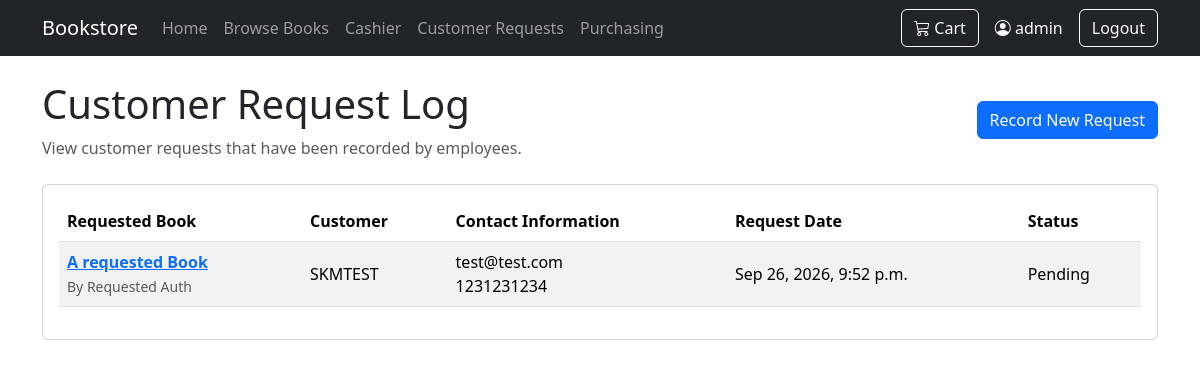
The app's page /orders/customer-requests/ (signed in), older data.
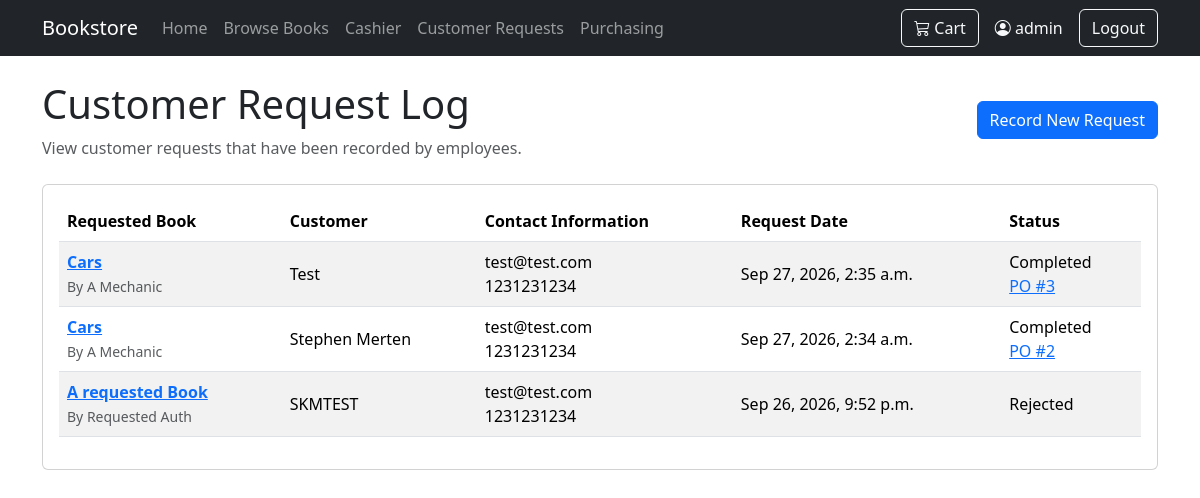
The same page, newer data.
### orders/models.py (models this page shows, shortened)
class CustomerRequest(models.Model):
    class Status(models.TextChoices):
        PENDING = "Pending", "Pending"
        APPROVED = "Approved", "Approved"
        REJECTED = "Rejected", "Rejected"
        CANCELLED = "Cancelled", "Cancelled"
        COMPLETED = "Completed", "Completed"
    customer = models.ForeignKey(Customer, on_delete=models.CASCADE)
    book = models.ForeignKey(Book, on_delete=models.SET_NULL, null=True, blank=True)
    purchase_order = models.OneToOneField(
        SupplierOrder,
        on_delete=models.PROTECT,
        related_name="customer_request",
        null=True,
        blank=True,
    )
    requested_title = models.CharField(max_length=200)
    requested_author = models.CharField(max_length=200, blank=True)
    request_date = models.DateTimeField(auto_now_add=True)
    status = models.CharField(
        max_length=20,
        choices=Status.choices,
        default=Status.PENDING,
    )

### sales/models.py (models this page shows, shortened)
class Customer(models.Model):
    full_name = models.CharField(max_length=200)
    email = models.EmailField(blank=True)
    phone = models.CharField(max_length=30, blank=True)

### orders/views.py (the view)
@login_required
def customer_request_log(request):
    customer_requests = CustomerRequest.objects.select_related(
        "customer", "book", "purchase_order"
    ).order_by("-request_date")
    return render(
        request,
        "orders/customer_request_log.html",
        {"customer_requests": customer_requests},
    )

### cart/context_processors.py (called while the page is built)
def cart_count(request):
    cart = request.session.get("cart", {})
    count = sum(
        int(quantity)
        for quantity in cart.values()
    )
    return {
        "cart_count": count
    }

### orders/templates/orders/customer_request_log.html (shortened to what this page needs)
{% extends "base.html" %}
{% block content %}
<div class="d-flex justify-content-between align-items-center mb-4">
    <div>
        <h1>Customer Request Log</h1>
        <p class="text-muted mb-0">
            View customer requests that have been recorded by employees.
        </p>
    </div>
    <a href="{% url 'orders:create_customer_request' %}" class="btn btn-primary">
        Record New Request
    </a>
</div>
<div class="card">
    <div class="card-body">
        <div class="table-responsive">
            <table class="table table-striped align-middle">
                <thead>
                    <tr>
                        <th>Requested Book</th>
                        <th>Customer</th>
                        <th>Contact Information</th>
                        <th>Request Date</th>
                        <th>Status</th>
                    </tr>
                </thead>
                <tbody>
                    {% for customer_request in customer_requests %}
                    <tr>
                        <td>
                            <strong>
                                <a href="{% url 'orders:customer_request_detail' customer_request.id %}">{{ customer_request.requested_title }}</a>
                            </strong>
                            {% if customer_request.requested_author %}
                            <br>
                            <small class="text-muted">
                                By {{ customer_request.requested_author }}
                            </small>
                        {% endif %}
                        </td>
                        <td>
                            {{ customer_request.customer.full_name }}
                        </td>
                        <td>
                            {% if customer_request.customer.email %}
                                {{ customer_request.customer.email }}
                            {% endif %}
                            {% if customer_request.customer.phone %}
                            {% if customer_request.customer.email %}
                                 <br>
                            {% endif %}
                        {{ customer_request.customer.phone }}
                        {% endif %}
                        </td>
                        <td>
                            {{ customer_request.request_date|date:"M j, Y, g:i a"}}
                        </td>
                        <td>
                            {{ customer_request.status }}
                            {% if customer_request.purchase_order %}
                                <br><a href="{% url 'orders:supplier_order_detail' customer_request.purchase_order_id %}">PO #{{ customer_request.purchase_order_id }}</a>
                            {% endif %}
                        </td>
                    </tr>
                    {% endfor %}
                </tbody>
            </table>
        </div>
    </div>
</div>
{% endblock %}

### templates/base.html (shortened to what this page needs)
<!DOCTYPE html>
<html lang="en">
<head>
    <link
        href="https://cdn.jsdelivr.net/npm/bootstrap@5/dist/css/bootstrap.min.css"
        rel="stylesheet"
    >
    <link
        rel="stylesheet"
        href="https://cdn.jsdelivr.net/npm/bootstrap-icons@1.13.1/font/bootstrap-icons.min.css"
    >
</head>
<body>
<nav class="navbar navbar-expand-lg navbar-dark bg-dark">
    <div class="container">
        <a class="navbar-brand" href="{% url 'home' %}">
            Bookstore
        </a>
        <div class="collapse navbar-collapse" id="mainNavbar">
            <ul class="navbar-nav me-auto">
                <li class="nav-item">
                    <a class="nav-link" href="{% url 'home' %}">
                        Home
                    </a>
                </li>
                <li class="nav-item">
                    <a class="nav-link" href="{% url 'books' %}">
                        Browse Books
                    </a>
                </li>
                {% if user.is_authenticated %}
                    <li class="nav-item">
                        <a
                            class="nav-link"
                            href="{% url 'sales:cash_payment' %}"
                        >
                            Cashier
                        </a>
                    </li>
                    <li class="nav-item">
                        <a class="nav-link" href="{% url 'orders:customer_request_log' %}">
                            Customer Requests
                        </a>
                    </li>
                    <li class="nav-item">
                        <a class="nav-link" href="{% url 'orders:supplier_order_list' %}">
                            Purchasing
                        </a>
                    </li>
                {% endif %}
            </ul>
            <div class="d-flex align-items-center gap-3">
                <a
                    href="{% url 'cart:detail' %}"
                    class="btn btn-outline-light position-relative"
                >
                    <i class="bi bi-cart3"></i>
                    Cart
                </a>
                {% if user.is_authenticated %}
                    <span class="text-light">
                        <i class="bi bi-person-circle"></i>
                        {{ user.username }}
                    </span>
                    <form
                        method="post"
                        action="{% url 'logout' %}"
                        class="m-0"
                    >
                        <button
                            type="submit"
                            class="btn btn-outline-light"
                        >
                            Logout
                        </button>
                    </form>
                {% endif %}
            </div>
        </div>
    </div>
</nav>
<main class="container py-4">
    {% block content %}
    {% endblock %}
</main>
</body>
</html>

Row changes from the older to the newer data that the page shows:
added CustomerRequest: requested_title "Cars", requested_author "A Mechanic", customer.full_name "Test", customer.email "test@test.com", customer.phone "1231231234", request_date "Sep 27, 2026, 2:35 a.m.", status "Completed", purchase_order_id "3"
added CustomerRequest: requested_title "Cars", requested_author "A Mechanic", customer.full_name "Stephen Merten", customer.email "test@test.com", customer.phone "1231231234", request_date "Sep 27, 2026, 2:34 a.m.", status "Completed", purchase_order_id "2"
changed CustomerRequest "A requested Book": status "Pending" → "Rejected"
